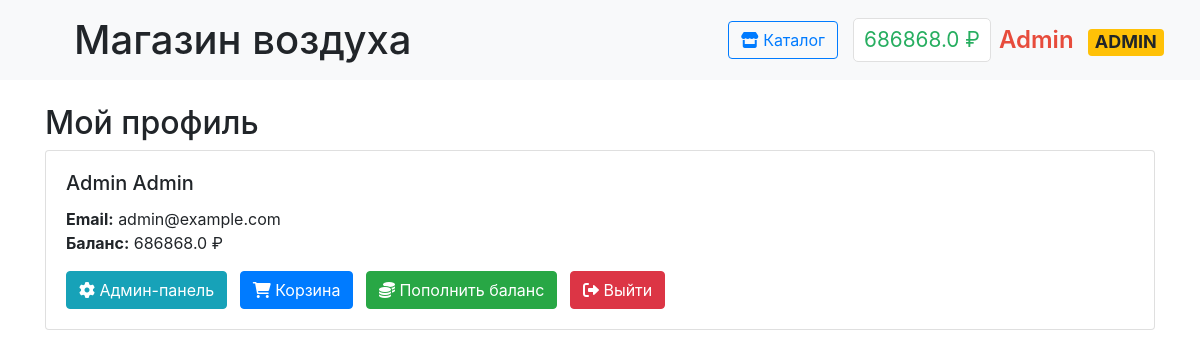
The page /profile (signed in) on the database as committed earlier.
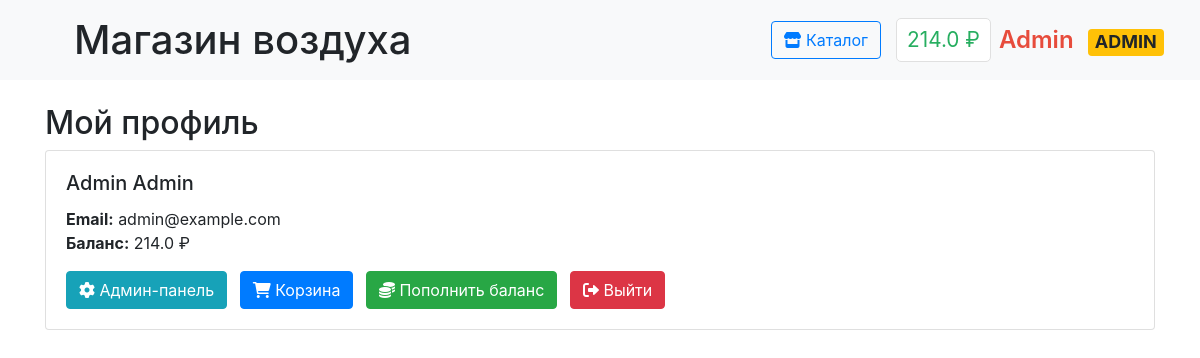
The same page on the database as committed later.
### data/users.py (models this page shows, shortened)
class User(SqlAlchemyBase, UserMixin):
    __tablename__ = 'users'
    id = Column(Integer, primary_key=True, autoincrement=True)
    surname = Column(String, nullable=False)
    name = Column(String, nullable=False)
    email = Column(String, unique=True, nullable=False)
    hashed_password = Column(String, nullable=False)
    balance = Column(Float, default=0)
    is_admin = Column(Boolean, default=False)

### main.py (the view)
@app.route('/profile')
@login_required
def profile():
    return render_template('profile.html', user=current_user)

### data/db_session.py (called while the page is built)
def create_session() -> Session:
    global __factory
    return __factory()

### main.py (called while the page is built)
@login_manager.user_loader
def load_user(user_id):
    db_sess = db_session.create_session()
    return db_sess.get(User, user_id)

### templates/profile.html
{% extends "base.html" %}
{% block content %}
<div class="container mt-4">
    <h2>Мой профиль</h2>
    <div class="card">
        <div class="card-body">
            <h5 class="card-title">{{ user.name }} {{ user.surname }}</h5>
            <p class="card-text">
                <strong>Email:</strong> {{ user.email }}<br>
                <strong>Баланс:</strong> {{ user.balance }} ₽
            </p>
            <div class="mt-3">
                {% if user.is_admin %}
                <a href="{{ url_for('admin_panel') }}" class="btn btn-info mr-2">
                    <i class="fas fa-cog"></i> Админ-панель
                </a>
                {% endif %}
                <a href="{{ url_for('cart') }}" class="btn btn-primary mr-2">
                    <i class="fas fa-shopping-cart"></i> Корзина
                </a>
                <a href="{{ url_for('payment') }}" class="btn btn-success mr-2">
                    <i class="fas fa-coins"></i> Пополнить баланс
                </a>
                <a href="{{ url_for('logout') }}" class="btn btn-danger">
                    <i class="fas fa-sign-out-alt"></i> Выйти
                </a>
            </div>
        </div>
    </div>
</div>
{% endblock %}

### templates/base.html (shortened to what this page needs)
<!doctype html>
<html lang="en">
<head>
    <link rel="stylesheet" href="https://stackpath.bootstrapcdn.com/bootstrap/4.4.1/css/bootstrap.min.css">
    <link rel="stylesheet" href="https://cdnjs.cloudflare.com/ajax/libs/font-awesome/6.0.0/css/all.min.css">
    <link rel="stylesheet" href="{{ url_for('static', filename='css/style.css') }}">
</head>
<body>
<nav class="navbar navbar-light bg-light">
    <div class="navbar-container">
        <h1 class="m-2" style="padding-left: 30px;">Магазин воздуха</h1>
        <div class="nav-section">
            {% if current_user.is_authenticated %}
                <a href="{{ url_for('index') }}" class="btn btn-outline-primary">
                    <i class="fas fa-store"></i> Каталог
                </a>
                <div class="d-flex align-items-center">
                    <span class="balance mr-2" onclick="window.location.href='{{ url_for('payment') }}'">
                        {{ current_user.balance }} ₽
                    </span>
                    <span class="username {% if current_user.is_admin %}admin-badge{% endif %}"
                          onclick="window.location.href='{{ url_for('profile') }}'">
                        {{ current_user.name }}
                        {% if current_user.is_admin %}<span class="badge badge-warning ml-2">ADMIN</span>{% endif %}
                    </span>
                </div>
            {% endif %}
        </div>
    </div>
</nav>
<main>
    {% block content %}{% endblock %}
</main>
</body>
</html>

Rows that differ between the two databases and show on the page:
changed User "Admin": balance "686868.0" → "214.0"
